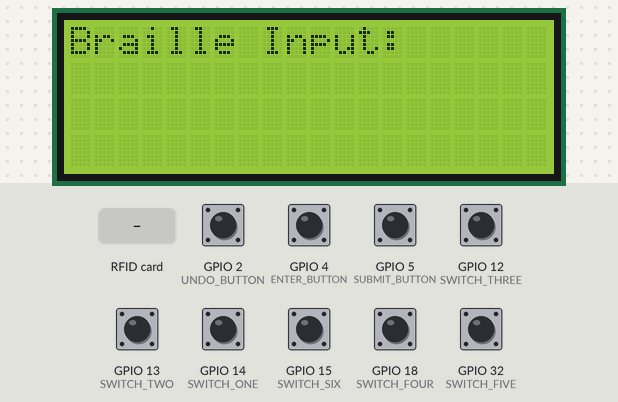
The sketch below on a simulated ESP32. Shown: 20×4 character LCD. Inputs (shaded band) come from the test bench; at power-on: GPIO 2 (UNDO_BUTTON), GPIO 4 (ENTER_BUTTON), GPIO 5 (SUBMIT_BUTTON), GPIO 12 (SWITCH_THREE), GPIO 13 (SWITCH_TWO), GPIO 14 (SWITCH_ONE), GPIO 15 (SWITCH_SIX), GPIO 18 (SWITCH_FOUR), GPIO 32 (SWITCH_FIVE) HIGH. The audio player accepts every command and is not drawn; what the sketch prints to the serial monitor is not drawn.

Above: at 2.7 s.
2.8 s: GPIO 5 (SUBMIT_BUTTON) pulled LOW for 0.15 s
At 4.5 s:
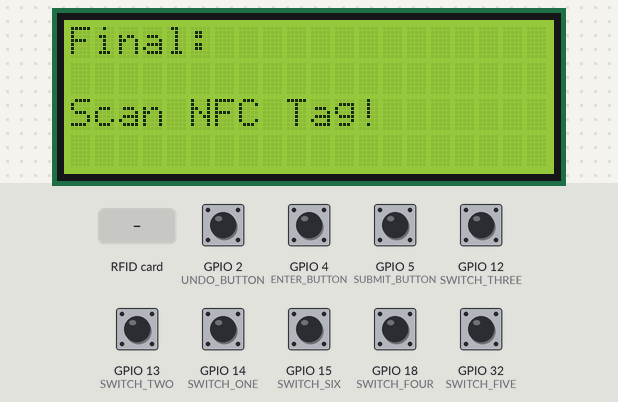
4.8 s: RFID card 1D 52 6E 0B 10 80 held to the reader
At 5.4 s:
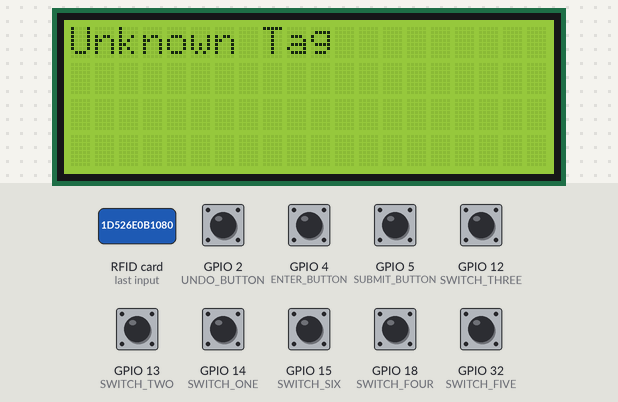
6.3 s: RFID card 12 63 CE 55 held to the reader
At 7.5 s:
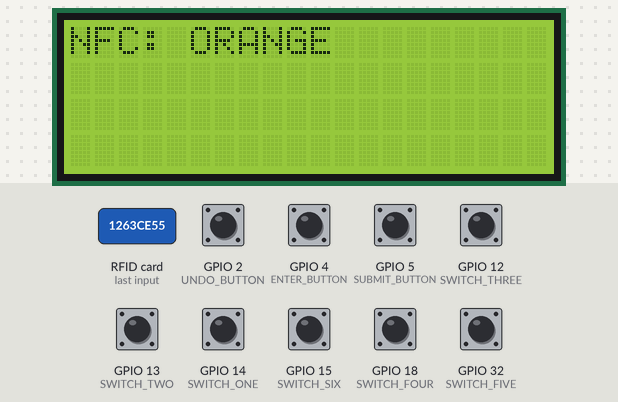
7.8 s: GPIO 5 (SUBMIT_BUTTON) pulled LOW for 1 s
At 9.2 s:
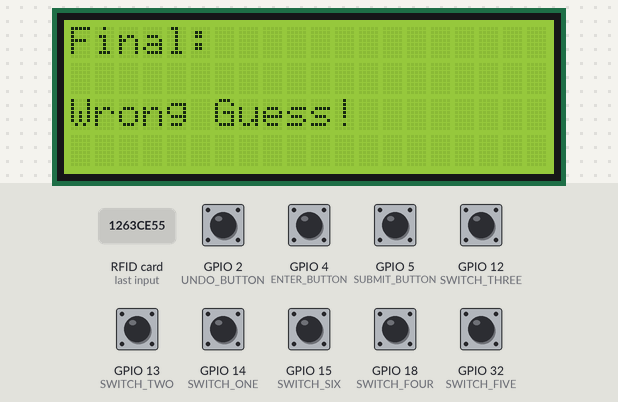
Timing chart, 0 to 10.8 s (numbered marks = the images above; inputs shaded):
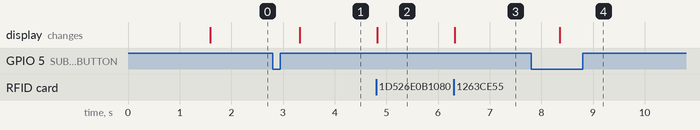

The sketch:

braille_code.ino
```cpp
#include <LiquidCrystal_PCF8574.h>  //I2C library
#include <Adafruit_PN532.h>   //NFC library
#include <Wire.h>  // enables communication with I2C devices
#include "DFRobotDFPlayerMini.h"   //MP3 player library for DFPlayer Mini

#define SWITCH_ONE 14
#define SWITCH_TWO 13
#define SWITCH_THREE 12
#define SWITCH_FOUR 18
#define SWITCH_FIVE 32
#define SWITCH_SIX 15
#define ENTER_BUTTON 4
#define SUBMIT_BUTTON 5
#define UNDO_BUTTON 2
#define SDA_PIN 21
#define SCL_PIN 22
#define DFPLAYER_RX 17   // Connect to DFPlayer RX
#define DFPLAYER_TX 16   // Connect to DFPlayer TX

HardwareSerial mySerial(1);  //Use UART1 for DFPlayer
DFRobotDFPlayerMini player;

LiquidCrystal_PCF8574 lcd(0x27);  // 20x4 LCD at address 0x27
Adafruit_PN532 nfc(SDA_PIN, SCL_PIN);

String lastTagID = "";

bool switchOneState = false;
bool switchTwoState = false;
bool switchThreeState = false;
bool switchFourState = false;
bool switchFiveState = false;
bool switchSixState = false;
bool enterPressed = false;
bool submitPressed = false;
bool undoPressed = false;

String lastReadUID = "";
String storedOutput = "";
String nfcvalue= "";
bool nfcPrinted = false; // Track if NFC value is printed

void setup() {
    Serial.begin(115200);

    mySerial.begin(9600, SERIAL_8N1, DFPLAYER_RX, DFPLAYER_TX);
    delay(1000);

    if (player.begin(mySerial)) {
        Serial.println("DFPlayer Mini Ready...");
        player.volume(20);  // Set volume (0-30)
    } else {
        Serial.println("DFPlayer Mini Initialization Failed!");
    }

    Wire.begin(SDA_PIN, SCL_PIN);
    lcd.begin(20, 4);
    lcd.setBacklight(1);  // Turn on backlight (0 to turn off)
    lcd.setCursor(0, 0);
    lcd.print("Braille Input:");

    // Initialize PN532 NFC Module
    nfc.begin();
    uint32_t versiondata = nfc.getFirmwareVersion();
    if (!versiondata) {
        Serial.println("NFC Module Not Found!");
        lcd.setCursor(0, 1);
        lcd.print("NFC Error!");
    }
    nfc.SAMConfig();


    pinMode(SWITCH_ONE, INPUT_PULLUP);
    pinMode(SWITCH_TWO, INPUT_PULLUP);
    pinMode(SWITCH_THREE, INPUT_PULLUP);
    pinMode(SWITCH_FOUR, INPUT_PULLUP);
    pinMode(SWITCH_FIVE, INPUT_PULLUP);
    pinMode(SWITCH_SIX, INPUT_PULLUP);
    pinMode(ENTER_BUTTON, INPUT_PULLUP);
    pinMode(SUBMIT_BUTTON, INPUT_PULLUP);
    pinMode(UNDO_BUTTON, INPUT_PULLUP);

    Serial.println("NFC Reader Ready...");
}

void loop() {
  // Detect switch states and print them
  if (digitalRead(SWITCH_ONE) == LOW && !switchOneState) { switchOneState = true; Serial.println("Switch One: ON"); }
  if (digitalRead(SWITCH_TWO) == LOW && !switchTwoState) { switchTwoState = true; Serial.println("Switch Two: ON"); }
  if (digitalRead(SWITCH_THREE) == LOW && !switchThreeState) { switchThreeState = true; Serial.println("Switch Three: ON"); }
  if (digitalRead(SWITCH_FOUR) == LOW && !switchFourState) { switchFourState = true; Serial.println("Switch Four: ON"); }
  if (digitalRead(SWITCH_FIVE) == LOW && !switchFiveState) { switchFiveState = true; Serial.println("Switch Five: ON"); }
  if (digitalRead(SWITCH_SIX) == LOW && !switchSixState) { switchSixState = true; Serial.println("Switch Six: ON"); }

  // Detect enter button press
  if (digitalRead(ENTER_BUTTON) == LOW && !enterPressed) {
      enterPressed = true;
      delay(500);

      String output = "";
      if (switchOneState && !switchTwoState && !switchThreeState && !switchFourState && !switchFiveState && !switchSixState) { Serial.println("Output: A"); output = "A"; player.playFolder(1, 1);}  // Play 'A' from folder "01"
      else if (switchOneState && switchTwoState && !switchThreeState && !switchFourState && !switchFiveState && !switchSixState) { Serial.println("Output: B"); output = "B"; player.playFolder(1, 2);}  // Play 'A' from folder "01"
      else if (switchOneState && !switchFourState && !switchTwoState && switchThreeState && !switchFiveState && !switchSixState) { Serial.println("Output: C"); output = "C"; player.playFolder(1, 3);}
      else if (switchOneState && switchFourState && switchFiveState && !switchTwoState && !switchThreeState && !switchSixState) { Serial.println("Output: D"); output = "D"; player.playFolder(1, 4);}
      else if (switchOneState && switchFiveState && !switchTwoState && !switchThreeState && !switchFourState && !switchSixState) { Serial.println("Output: E"); output = "E"; player.playFolder(1, 5);}
      else if (switchOneState && switchTwoState && switchFourState && !switchThreeState && !switchFiveState && !switchSixState) { Serial.println("Output: F"); output = "F"; player.playFolder(1, 6);}
      else if (switchOneState && switchTwoState && switchFourState && switchFiveState && !switchThreeState && !switchSixState) { Serial.println("Output: G"); output = "G"; player.playFolder(1, 7);}
      else if (switchOneState && switchTwoState && switchFiveState && !switchThreeState && !switchFourState && !switchSixState) { Serial.println("Output: H"); output = "H"; player.playFolder(1, 8);}
      else if (switchTwoState && switchFourState && !switchOneState && !switchThreeState && !switchFiveState && !switchSixState) { Serial.println("Output: I"); output = "I"; player.playFolder(1, 9);}
      else if (switchTwoState && switchFourState && switchFiveState && !switchOneState && !switchThreeState && !switchSixState) { Serial.println("Output: J"); output = "J"; player.playFolder(1, 10);}
      else if (switchOneState && switchThreeState && !switchTwoState && !switchFourState && !switchFiveState && !switchSixState) { Serial.println("Output: K"); output = "K"; player.playFolder(1, 11);}
      else if (switchOneState && switchTwoState && switchThreeState && !switchFourState && !switchFiveState && !switchSixState) { Serial.println("Output: L"); output = "L"; player.playFolder(1, 12);}
      else if (switchOneState && switchThreeState && switchFourState && !switchTwoState && !switchFiveState && !switchSixState) { Serial.println("Output: M"); output = "M"; player.playFolder(1, 13);}
      else if (switchOneState && switchThreeState && switchFourState && switchFiveState && !switchTwoState && !switchSixState) { Serial.println("Output: N"); output = "N"; player.playFolder(1, 14);}
      else if (switchOneState && switchThreeState && switchFiveState && !switchTwoState && !switchFourState && !switchSixState) { Serial.println("Output: O"); output = "O"; player.playFolder(1, 15);}
      else if (switchOneState && switchTwoState && switchThreeState && switchFourState && !switchFiveState && !switchSixState) { Serial.println("Output: P"); output = "P"; player.playFolder(1, 16);}
      else if (switchOneState && switchTwoState && switchThreeState && switchFourState && switchFiveState && !switchSixState) { Serial.println("Output: Q"); output = "Q"; player.playFolder(1, 17);}
      else if (switchOneState && switchTwoState && switchThreeState && switchFiveState && !switchFourState && !switchSixState) { Serial.println("Output: R"); output = "R"; player.playFolder(1, 18);}
      else if (switchTwoState && switchThreeState && switchFourState && !switchOneState && !switchFiveState && !switchSixState) { Serial.println("Output: S"); output = "S"; player.playFolder(1, 19);}
      else if (switchTwoState && switchThreeState && switchFourState && switchFiveState && !switchOneState && !switchSixState) { Serial.println("Output: T"); output = "T"; player.playFolder(1, 20);}
      else if (switchOneState && switchThreeState && switchSixState && !switchTwoState && !switchFourState && !switchFiveState) { Serial.println("Output: U"); output = "U"; player.playFolder(1, 21);}
      else if (switchOneState && switchTwoState && switchThreeState && switchSixState && !switchFourState && !switchFiveState) { Serial.println("Output: V"); output = "V"; player.playFolder(1, 22);}
      else if (switchTwoState && switchFourState && switchFiveState && switchSixState && !switchOneState && !switchThreeState) { Serial.println("Output: W"); output = "W"; player.playFolder(1, 23);}
      else if (switchOneState && switchThreeState && switchFourState && switchSixState && !switchTwoState && !switchFiveState) { Serial.println("Output: X"); output = "X"; player.playFolder(1, 24);}
      else if (switchOneState && switchThreeState && switchFourState && switchFiveState && switchSixState && !switchTwoState) { Serial.println("Output: Y"); output = "Y"; player.playFolder(1, 25);}
      else if (switchOneState && switchThreeState && switchFiveState && switchSixState && !switchTwoState && !switchFourState) { Serial.println("Output: Z"); output = "Z"; player.playFolder(1, 26);}


      if (output != "") {
        if (nfcvalue != "") {
            storedOutput += output;
            Serial.println("Stored Output: " + storedOutput);
            lcd.clear();
            lcd.setCursor(0, 0);
            lcd.print("Stored: ");
            lcd.setCursor(0, 1);
            lcd.print(storedOutput);
        } else {
            Serial.println("Output: "+ output);
            lcd.clear();
            lcd.setCursor(0, 0);
            lcd.print("Output: ");
            lcd.setCursor(0, 1);
            lcd.print(storedOutput);
        }
      } else {
        player.playFolder(1, 32);  // Wrong combination
        Serial.println("Output: Wrong Combination");
      }

      switchOneState = switchTwoState = switchThreeState = false;
      switchFourState = switchFiveState = switchSixState = false;
  }

  // Handle undo button press
  if (digitalRead(UNDO_BUTTON) == LOW && !undoPressed) {
    undoPressed = true;
    delay(500);

    if (storedOutput.length() > 0) {
      storedOutput.remove(storedOutput.length() - 1);
      Serial.println("Undo: " + storedOutput);
      lcd.clear();
      lcd.setCursor(0, 0);
      lcd.print("Stored: ");
      lcd.setCursor(0, 1);
      lcd.print(storedOutput);
    }
  }
    // Handle submit button press
  if (digitalRead(SUBMIT_BUTTON) == LOW && !submitPressed) {
    submitPressed = true;
    delay(500);

    Serial.println("Final Stored Output: " + storedOutput);

    lcd.clear();
    lcd.setCursor(0, 0);
    lcd.print("Final: ");
    lcd.setCursor(0, 1);
    lcd.print(storedOutput);

    if (nfcvalue == "") {
        // No NFC scanned yet
        lcd.setCursor(0, 2);
        lcd.print("Scan NFC Tag!");
        player.playFolder(1, 33);  // audio "Scan the card"
    } else if (storedOutput == nfcvalue) {
        // Correct match
        if (storedOutput == "APPLE") {
            lcd.setCursor(0, 2); lcd.print("Apple!");
            player.playFolder(1, 27);
        } else if (storedOutput == "ORANGE") {
            lcd.setCursor(0, 2); lcd.print("Orange!");
            player.playFolder(1, 28);
        } else if (storedOutput == "PINEAPPLE") {
            lcd.setCursor(0, 2); lcd.print("Pineapple!");
            player.playFolder(1, 29);
        } else if (storedOutput == "GRAPES") {
            lcd.setCursor(0, 2); lcd.print("Grapes!");
            player.playFolder(1, 30);
        }
    } else {
        // Mismatch
        lcd.setCursor(0, 2);
        lcd.print("Wrong Guess!");
        player.playFolder(1, 31);
    }
    storedOutput = "";
  }
  // Reset button states
  if (digitalRead(SUBMIT_BUTTON) == HIGH) submitPressed = false;
  if (digitalRead(ENTER_BUTTON) == HIGH) enterPressed = false;
  if (digitalRead(UNDO_BUTTON) == HIGH) undoPressed = false;

  checkForNfcTag();
}

void checkForNfcTag() {
  uint8_t success;
  uint8_t uid[] = { 0, 0, 0, 0, 0, 0, 0 };
  uint8_t uidLength;

  success = nfc.readPassiveTargetID(PN532_MIFARE_ISO14443A, uid, &uidLength, 50); // timeout = 50ms

  if (success) {
    String tagID = "";
    for (int i = 0; i < uidLength; i++) {
      tagID += String(uid[i], HEX);
    }

    // If same tag as last time, ignore
    if (tagID == lastTagID) return;
    lastTagID = tagID;  // update last seen tag

    Serial.print("Scanned NFC Tag ID: ");
    Serial.println(tagID);

    // Tag handling
    if (tagID == "1d526e0b1080") {
      nfcvalue = "APPLE";
      lcd.clear(); lcd.setCursor(0, 0); lcd.print("NFC: APPLE");
    } else if (tagID == "1263ce55") {
      nfcvalue = "ORANGE";
      lcd.clear(); lcd.setCursor(0, 0); lcd.print("NFC: ORANGE");
    } else if (tagID == "1dc46e0b1080") {
      nfcvalue = "PINEAPPLE";
      lcd.clear(); lcd.setCursor(0, 0); lcd.print("NFC: PINEAPPLE");
    } else if (tagID == "52d36655") {
      nfcvalue = "GRAPES";
      lcd.clear(); lcd.setCursor(0, 0); lcd.print("NFC: GRAPES");
    } else {
      lcd.clear(); lcd.setCursor(0, 0); lcd.print("Unknown Tag");
    }

    delay(1000);  // pause after scan
  } else {
    // If no tag is present, reset lastTagID to allow detection again
    lastTagID = "";
  }
}
```

Measured:
- after the input at 2.8 s, the display: changes after 0.53 s (image 1)
- after the input at 4.8 s, the display: changes at once (image 2)
- after the input at 6.3 s, the display: changes at once (image 3)
- after the input at 7.8 s, the display: changes after 0.55 s (image 4)
